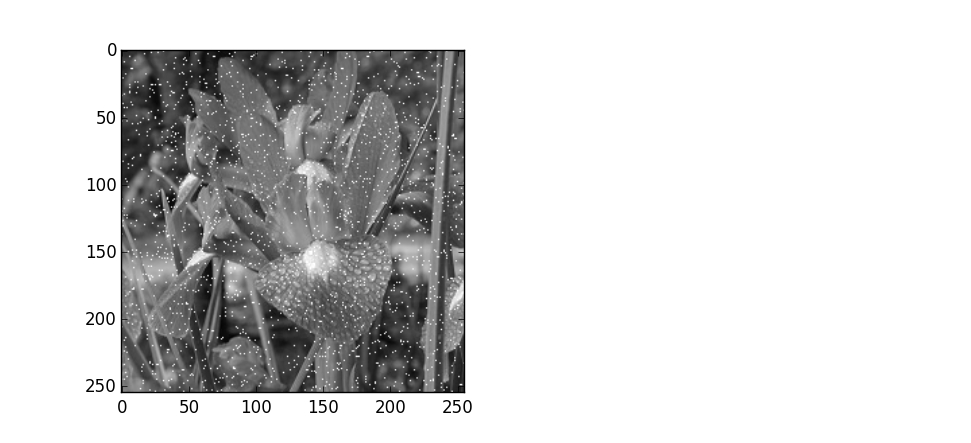
//> input picture hehua.jpg, 971 x 443 px
$ ./adpativeMeanFilter   (built with g++ and OpenCV 4)
//> lines starting //> are read from the running program, lines starting //| are printed output that depends on the picture; after the words box and inside, x2 and y2 are one past the last pixel; in counts of white or black regions, pixels touching at a corner belong together
//> further down, src is the input picture: 443 rows x 971 cols, CV_8UC3; min 0, max 255, mean 212.2

#include <opencv2/opencv.hpp>
#include <iostream>
#include <vector>

using namespace cv;
using namespace std;

//这个函数用于对图像的单个像素进行滤波处理。函数首先获取当前像素的邻居像素并存入一个向量，然后对这个向量进行排序。然后，函数获取最小值，最大值和中值。
//接下来，函数会检查中值是否处于最小值和最大值之间，如果是，进一步检查当前像素是否也在这个范围内。如果当前像素在这个范围内，那么就返回当前像素值，否则就返回中值。
//如果中值不在最小值和最大值之间，那么函数会扩大滤波窗口并递归调用自身，进行进一步的滤波处理。如果新的滤波窗口大小超过了最大窗口大小，那么函数就会返回中值。
//This function is used to filter a single pixel of an image. The function first obtains the neighboring pixels of the current pixel and stores them in a vector,
//and then sorts this vector. Then, the function obtains the minimum, maximum, and median values.
//Next, the function will check whether the median is between the minimum and maximum values, and if so, further check whether the current pixel is also within this range.
//If the current pixel is within this range, then the current pixel value is returned, otherwise the median is returned.
//If the median is not between the minimum and maximum values, the function will expand the filtering window and recursively call itself for further filtering processing.
//If the new filtering window size exceeds the maximum window size, the function will return the median.
uchar adaptiveProcess(const Mat& im, int row, int col, int kernelSize, int maxSize)
{
    vector<uchar>pixels;
    for (int a = -kernelSize / 2; a <= kernelSize / 2; a++)
    {
        for (int b = -kernelSize / 2; b <= kernelSize / 2; b++)
        {
            pixels.push_back(im.at<uchar>(row + a, col + b));
        }
    }
    sort(pixels.begin(), pixels.end());
    auto min = pixels[0];
    auto max = pixels[kernelSize * kernelSize - 1];
    auto med = pixels[kernelSize * kernelSize / 2];
    auto zxy = im.at<uchar>(row, col);
    if (med > min && med < max)
    {
        //med大于min且小于max，则说明中值不是一个噪声，这时候如果当前kernel中的
        //中心点也不是噪声，就返回中心点的值，不做滤波。如果中心点是噪声，才返回中值滤波的值
        if (zxy > min && zxy < max)
        {
            return zxy;
        }
        else
        {
            return med;
        }
    }
    //如果中值是一个噪声，则扩大窗口，寻找不是噪声的中值来替代。
    else
    {

        kernelSize += 2;
        if (kernelSize <= maxSize)
        {
            return adaptiveProcess(im, row, col, kernelSize, maxSize);
        }
        else
        {
            return med;
        }
    }
}
/**
 *自适应中值滤波：中值滤波器的效果受滤波窗口尺寸的影响较大，在消除噪声和保护图像的细节存在着矛盾：滤波窗口较小，则能很好的保护图像中的某些细节，
 但对噪声的过滤效果就不是很好；反之，窗口尺寸较大有较好的噪声过滤效果，但是会对图像造成一定的模糊。另外，根据中值滤波常规的中值滤波器的窗口尺寸是固定大小不变的，
 就不能同时兼顾去噪和保护图像的细节。这时就要寻求一种改变，根据预先设定好的条件，在滤波的过程中，动态的改变滤波器的窗口尺寸大小，这就是自适应中值滤波器 Adaptive Median Filter。
 在滤波的过程中，自适应中值滤波器会根据预先设定好的条件，改变滤波窗口的尺寸大小，同时还会根据一定的条件判断当前像素是不是噪声，如果是则用邻域中值替换掉当前像素；
 不是，则不作改变。器原理，如果在滤波窗口内的噪声点的个数大于整个窗口内像素的个数，则中值滤波就不能很好的过滤掉噪声。
 *@param1:输入图像src
 *@param2:输出图像dst
 *@param3:minSize为最小的kernelsize
 *@param4: maxSize为最大的kernlesize
 */
//这个函数用于对整个图像进行滤波处理。函数首先对输入图像进行边界扩充，然后遍历图像的每一个像素，对每一个像素调用adaptiveProcess函数进行滤波处理。
//This function is used to filter the entire image.
//The function first expands the boundary of the input image, then traverses each pixel of the image and calls the adapteProcess function for filtering processing on each pixel
void adpativeMeanFilter(const Mat& src, Mat& dst, int minSize = 3, int maxSize = 7)
{
//> called with minSize = 3, maxSize = 7
    //先按照最大的kernelsize来makeborder，以防万一
    //Expand the boundary of the input image, and the new boundary pixel value is a mirror image of the original image boundary pixel value.
    copyMakeBorder(src, dst, maxSize / 2, maxSize / 2, maxSize / 2, maxSize / 2, BORDER_REFLECT);
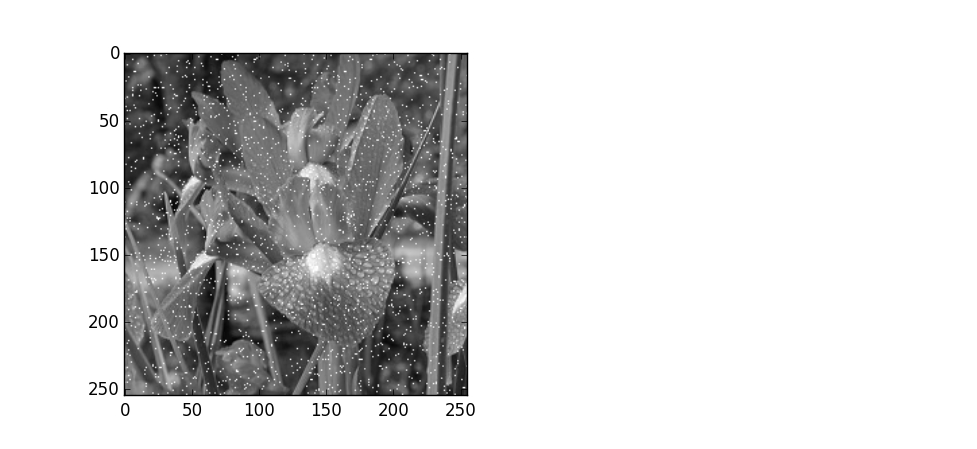
//> dst: 449 rows x 977 cols, CV_8UC3; min 0, max 255, mean 213
    int rows = dst.rows;
//> rows = 449
    int cols = dst.cols;
//> cols = 977

    for (int j = maxSize / 2; j < rows - maxSize / 2; ++j)
    {
        for (int i = maxSize / 2; i < cols * dst.channels() - maxSize / 2; ++i)
        {
            //从最小的kernelsize开始滤波
            dst.at<uchar>(j, i) = adaptiveProcess(dst, j, i, minSize, maxSize);
        }
    }
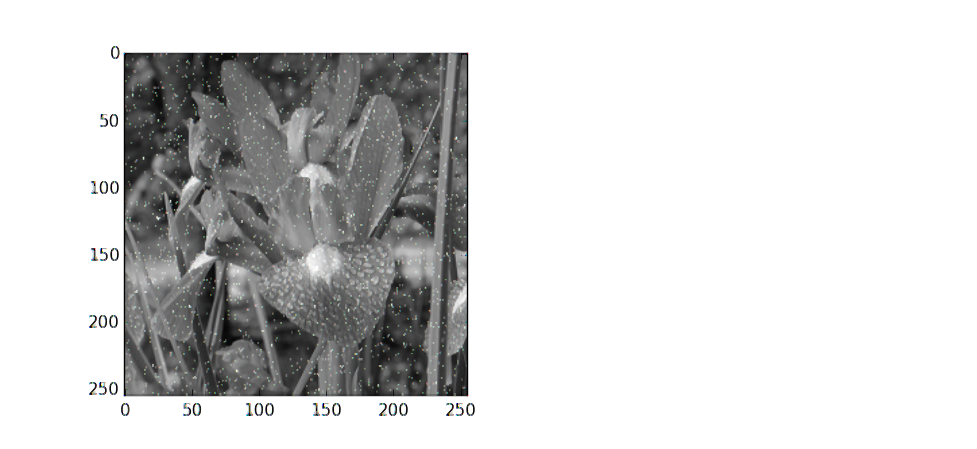
//> dst: 449 rows x 977 cols, CV_8UC3; 11.57% of pixels changed, all inside (x1, y1, x2, y2) = (83, 43, 475, 419)
}
//这个函数加载一张图像，然后调用adpativeMeanFilter函数对这张图像进行滤波处理，最后显示原图像和滤波后的图像。
//Load an image, and then call the adpativeMeanFilter function to filter the image
int main()
{
    Mat src = imread("hehua.jpg");
    Mat dst;
    adpativeMeanFilter(src, dst);
    imshow("src", src);
    imshow("dst", dst);
    waitKey(0);
    return 0;
}
